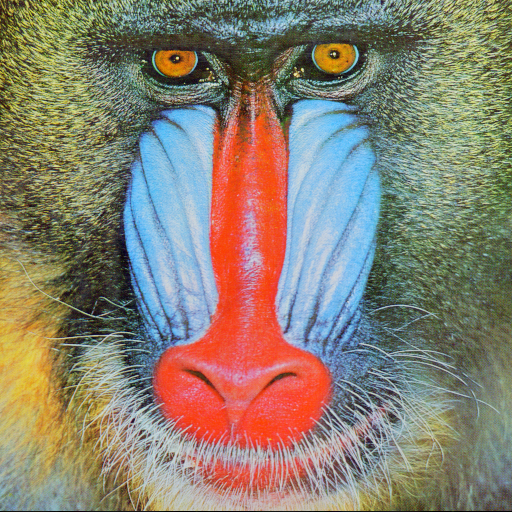
#> input picture opencv_tutorial/opencv_python_tutorials/Image_Processing/img/monkey.tiff, 512 x 512 px
$ python image_pyramids.py
#> lines starting #> are read from the running program, lines starting #| are printed output that depends on the picture
# -*- coding: utf-8 -*-
"""
Created on Mon Apr  1 14:39:33 2019

@author: jone
"""

#%% Gaussian Pyramids
import cv2

img = cv2.imread('img/monkey.tiff')
#> img is the input picture: shape (512, 512, 3); mean B, G, R 113.1, 128.9, 137.4

lower_reso = cv2.pyrDown(img)   # 원본 이미지의 1/4 사이즈
higher_reso = cv2.pyrUp(img)    # 원본 이미지의 4배 사이즈

cv2.imshow('img', img)
cv2.imshow('lower', lower_reso)
cv2.imshow('higher', higher_reso)

cv2.waitKey(0)
cv2.destroyAllWindows()

#%% Laplacian Pyramids
import cv2

img = cv2.imread('img/monkey.tiff')
print(img.shape) # (512, 512, 3)
#| (512, 512, 3)

GAD = cv2.pyrDown(img)
print(GAD.shape) # (256, 256, 3)
#| (256, 256, 3)

GAU = cv2.pyrUp(GAD)
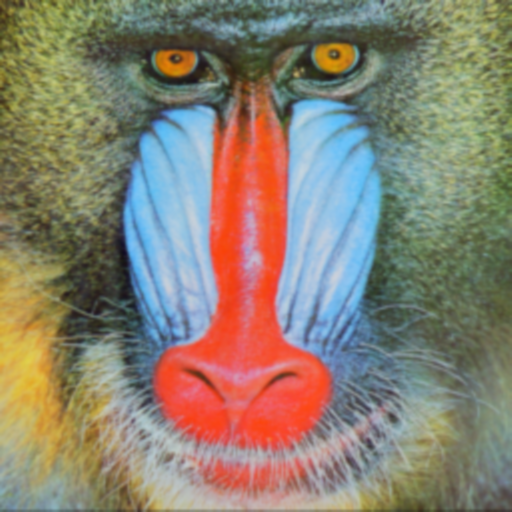
#> GAU: shape (512, 512, 3); mean B, G, R 113.2, 129, 137.5
print(GAU.shape) # (512, 512, 3)
#| (512, 512, 3)

temp = cv2.resize(GAU, (512, 512))
res = cv2.subtract(img, temp)

cv2.imshow('res', res)
cv2.waitKey(0)
# 이미지 저장
cv2.imwrite('img/lap_pyramids.png', res)
cv2.destroyAllWindows()

#%%
import cv2
import numpy as np

STEP = 6

# 1단계
A = cv2.imread('img/apple.jpg')
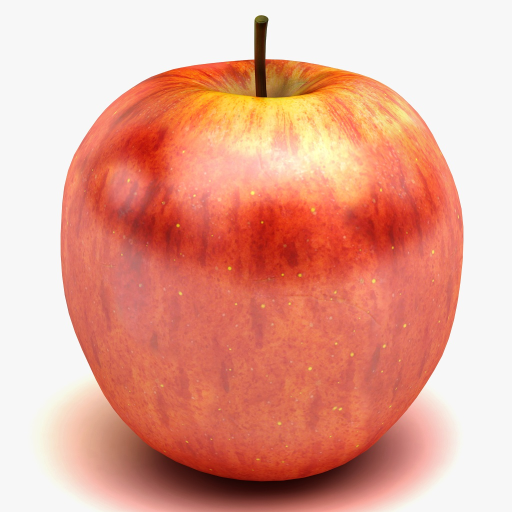
#> input picture opencv_tutorial/opencv_python_tutorials/Image_Processing/img/apple.jpg, 1024 x 1024 px (shown at 1/2 size)
#> A is the input picture: shape (1024, 1024, 3); mean B, G, R 148.1, 164.9, 228.7
B = cv2.imread('img/orange.jpg')
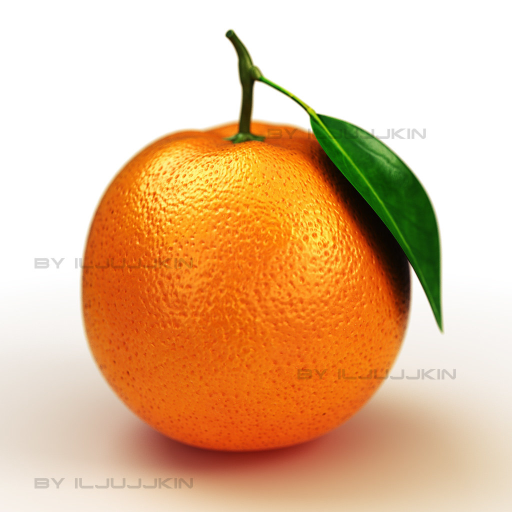
#> input picture opencv_tutorial/opencv_python_tutorials/Image_Processing/img/orange.jpg, 1024 x 1024 px (shown at 1/2 size)
#> B is the input picture: shape (1024, 1024, 3); mean B, G, R 148, 186.5, 227.2


# 2단계
# A 이미지에 대한 Gaussian Pyramid를 생성
# 점점 작아지는 Pyramid
G = A.copy()
gpA = [G]
for i in range(STEP):
    G = cv2.pyrDown(G)
    gpA.append(G)
#> after the loop, gpA = 7 items

# B 이미지에 대한 Gaussian Pyramid 생성
# 점점 작아지는 Pyramid
G = B.copy()
gpB = [G]
for i in range(STEP):
    G = cv2.pyrDown(G)
    gpB.append(G)
#> after the loop, gpB = 7 items


# 3단계
# A 이미지에 대한 Laplacian Pyramid 생성
lpA = [gpA[STEP-1]]  # n번쨰 추가된 Gaussian Image
for i in range(STEP-1, 0, -1):
    GE = cv2.pyrUp(gpA[i])
    L = cv2.subtract(gpA[i-1], GE)
    lpA.append(L)
#> after the loop, lpA = 6 items

# B 이미지에 대한 Laplacian Pyramid 생성
lpB = [gpB[STEP-1]]
for i in range(STEP-1, 0, -1):
    GE = cv2.pyrUp(gpB[i])
    L = cv2.subtract(gpB[i-1], GE)
    lpB.append(L)
#> this loop made 5 passes
#> pass 1, `GE = cv2.pyrUp(gpB[i])`:
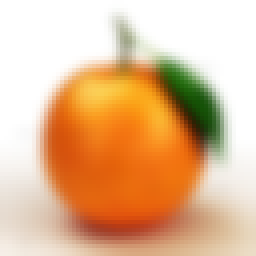
#> GE: shape (64, 64, 3) (shown 4 times larger); mean of channels 0, 1, 2 148.4, 186.7, 227.4; drawn as B, G, R
#> after the loop, lpB = 6 items


# 4단계
# Laplacian Pyramid를 누적으로 좌측과 우측으로 재결합
LS = []
for la, lb in zip(lpA, lpB):
    rows, cols, dpt = la.shape
    ls = np.hstack((la[:,0:int(cols/2)], lb[:,int(cols/2):]))
    LS.append(ls)
#> this loop made 6 passes
#> (rows, cols) on passes 1 to 6: (32, 32), (64, 64), (128, 128), (256, 256), (512, 512), (1024, 1024)
#> pass 3, `ls = np.hstack((la[:,0:int(cols/2)], lb[:,int(cols/2):]))`:
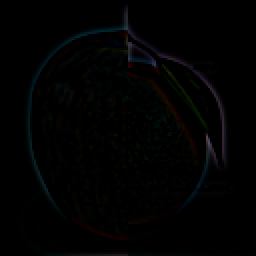
#> ls: shape (128, 128, 3) (shown 2 times larger); mean of channels 0, 1, 2 1.8, 1.8, 1.5; drawn as B, G, R
#> after the loop, LS = 6 items


# 5단계
ls_ = LS[0] # 좌측과 우측이 합쳐진 가장 작은 이미지
for i in range(1, STEP):
     ls_ = cv2.pyrUp(ls_)    # Up scale
     ls_ = cv2.add(ls_, LS[i]) # Up Scale된 이미지에 외곽서늘 추가하여 선명한 이미지로 생성
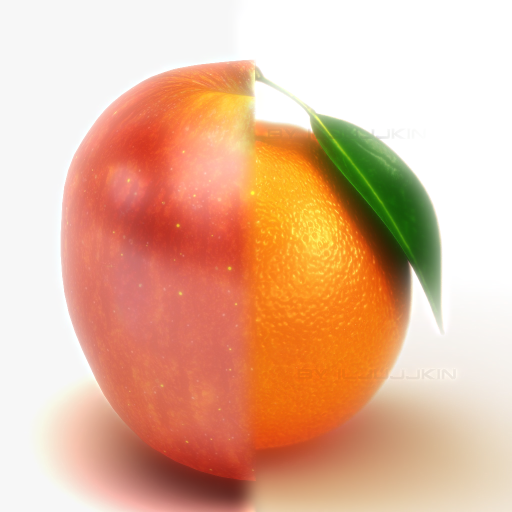
#> ls_: shape (1024, 1024, 3) (shown at 1/2 size); mean of channels 0, 1, 2 153.5, 181.8, 229; drawn as B, G, R

# 원본 이미지를 그대로 붙인 경우
real = np.hstack((A[:, :int(cols/2)], B[:, int(cols/2):]))
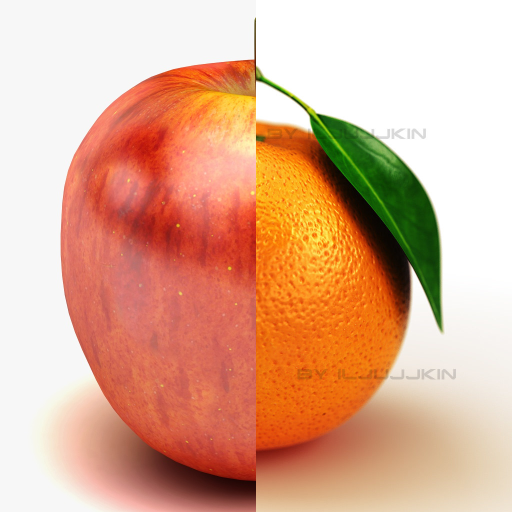
#> real: shape (1024, 1024, 3) (shown at 1/2 size); mean B, G, R 146.6, 173.6, 222.8

cv2.imshow('real', real)
cv2.imshow('blending', ls_)
cv2.waitKey(0)
cv2.destroyAllWindows()
